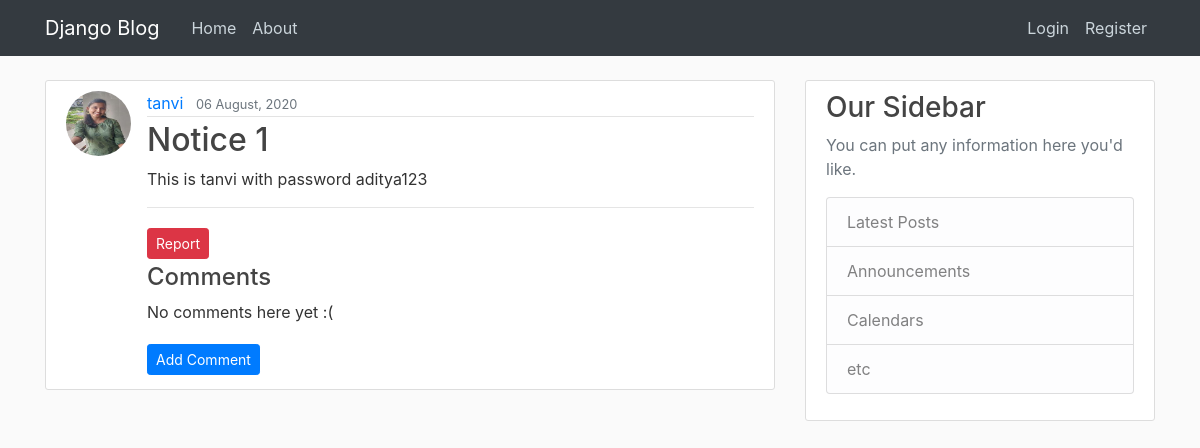
The page /post/7/ on the database as committed earlier.
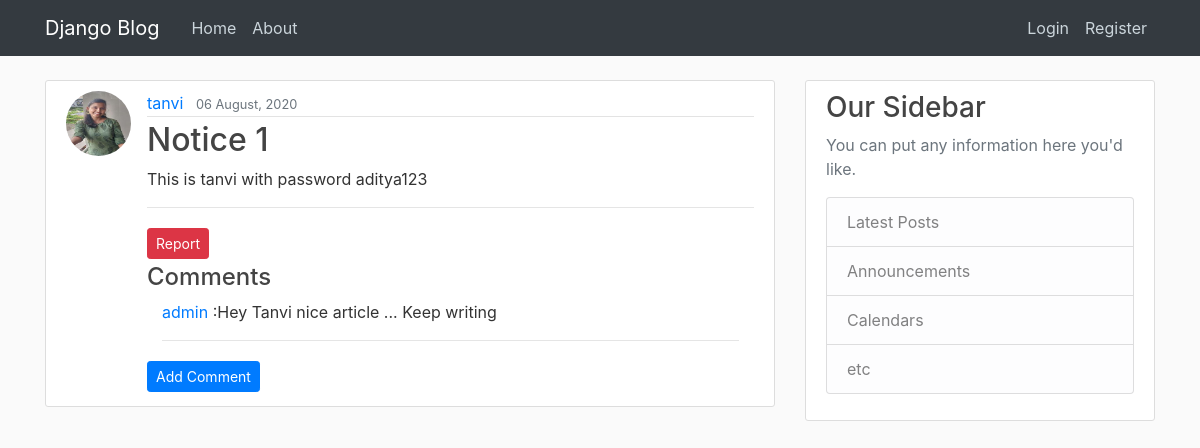
The same page on the database as committed later.
### blog/models.py (models this page shows, shortened)
class Comment(models.Model):
	post=models.ForeignKey(Post, on_delete=models.CASCADE,related_name='comments')
	text=models.TextField()
	comment_date = models.DateTimeField(default=timezone.now)
	author=models.ForeignKey(User,on_delete=models.CASCADE)

### blog/views.py (the view)
# urls.py: path('post/<int:pk>/', PostDetailView.as_view(), name='post-detail'),
class PostDetailView(DetailView):
	model=Post

### blog/templates/blog/post_detail.html (shortened to what this page needs)
{% extends "blog/base.html" %} {% block content %}
<div>
  <div>
    <article class="media content-section">
      <img
        class="rounded-circle article-img"
        src="{{object.author.profile.image.url}}"
      />
      <div class="media-body">
        <div class="article-metadata">
          <a class="mr-2" href="{% url 'user-posts' object.author.username %}"
            >{{ object.author }}</a
          >
          <small class="text-muted"
            >{{ object.date_posted|date:"d F, Y" }}</small
          >
        </div>
        <h2 class="article-title">{{ object.title }}</h2>
        <p class="article-content">{{ object.content }}</p>
        <hr />
        {% if object.author != user %}
        <div>
          <a
            href="{% url 'add-report' object.pk %}"
            class="btn btn-danger btn-sm mt-1 mb-1"
            >Report</a
          >
        </div>
        {% endif %}
        <h4>Comments</h4>
        {% for comment in object.comments.all %}
        <div class="container">
          <div class="row">
            <div class="col-8">
              <a href="#">{{comment.author}}</a> :{{ comment.text }}
            </div>
            <div class="col ml-4">
            </div>
          </div>
          <hr />
        </div>
        {% empty %}
        <p>No comments here yet :(</p>
        {% endfor %}
        <a
          href="{% url 'add-comment' object.id %}"
          class="btn btn-primary btn-sm mt-1 mb-1"
          >Add Comment</a
        >
      </div>
    </article>
  </div>
</div>
{% endblock content%}

Rows that differ between the two databases and show on the page:
added Comment: author "admin", text "Hey Tanvi nice article ... Keep writing"
Other text that changed with them:
text no longer shown: "No comments here yet :("
